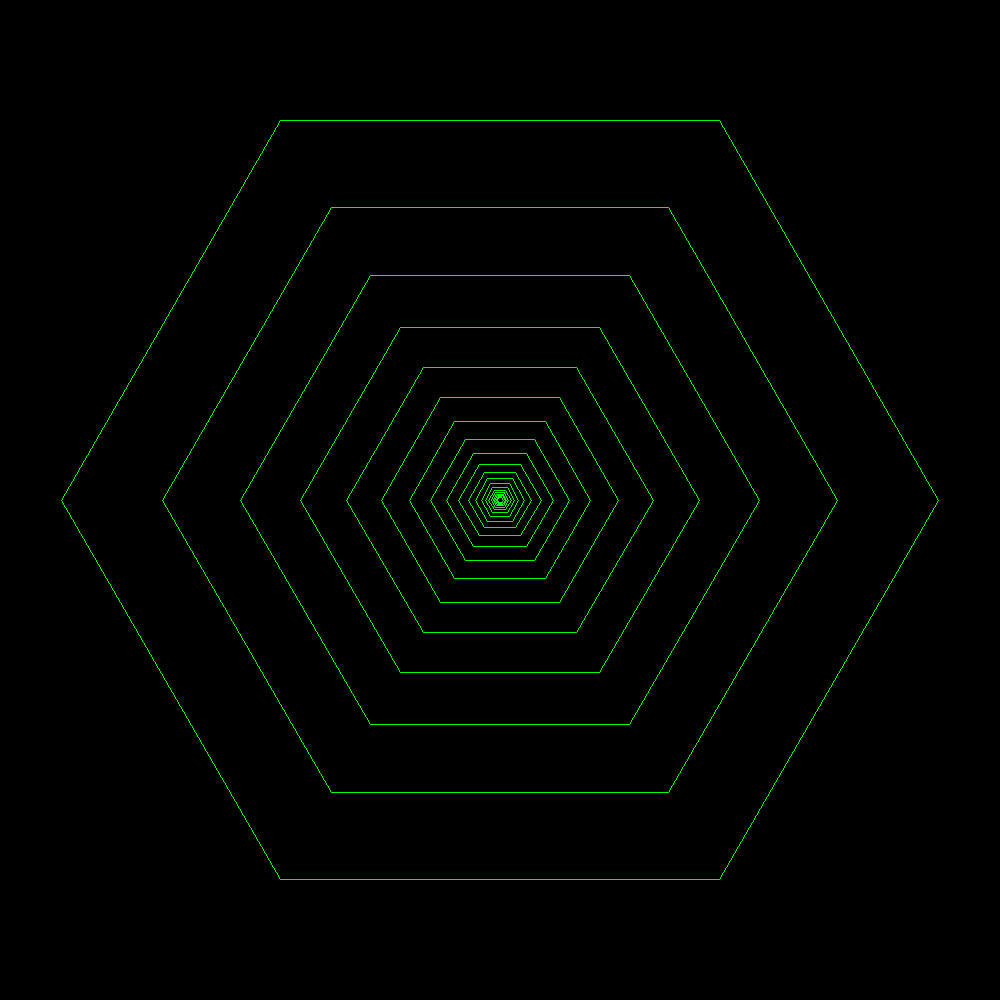

Source code (Python):
from PIL import Image, ImageDraw

# Setup
img_width = 1000
img_height = 1000
img = Image.new("RGB", (img_width, img_height))
draw = ImageDraw.Draw(img)

# Draw
radius = 3
for i in range(20):
    draw.regular_polygon((500, 500, radius), 6, outline='lime')
    radius = radius * 1.3

# Saves the picture
img_path = __file__.replace('.py', '.png')
img.save(img_path)
print(f'Saved {img_path}')
img.show()

